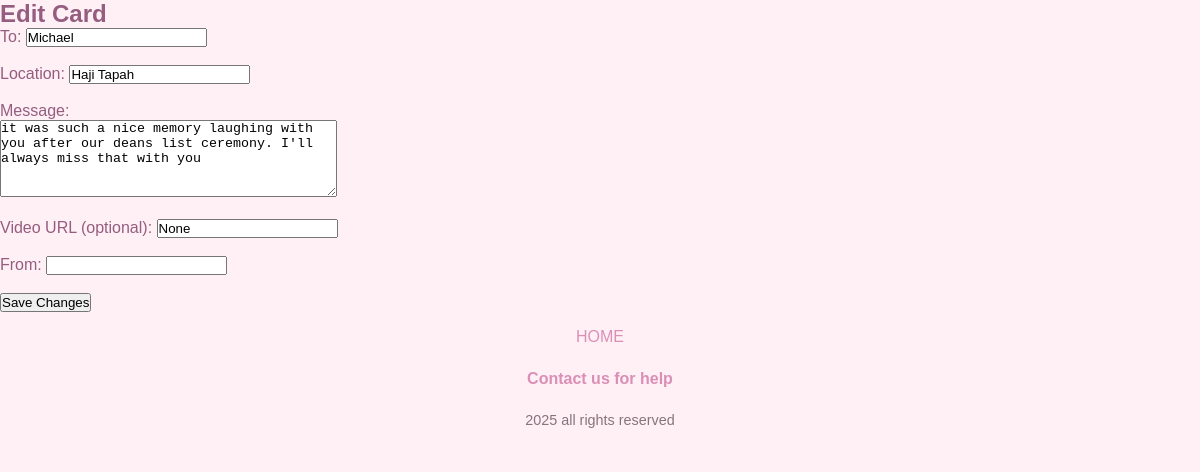
Page /edit/2 on the committed database.
### app.py (models this page shows)
class Card(db.Model):
    id = db.Column(db.Integer, primary_key=True)
    to_name = db.Column(db.String(50), nullable=False)
    location = db.Column(db.String(100), nullable=False)
    message = db.Column(db.Text, nullable=False)
    photos = db.relationship("Photo", backref="card", lazy=True)
    video = db.Column(db.String(200), nullable=True)
    user_id = db.Column(db.Integer, db.ForeignKey("user.id"), nullable=True)
    song = db.Column(db.Text, nullable=True)
    created = db.Column(db.DateTime, default=datetime.utcnow)
    lat = db.Column(db.Float, nullable=True)
    lng = db.Column(db.Float, nullable=True)
    status = db.Column(db.String(20), default="pending")  # pending, approved, rejected, archived

### app.py (the view, shortened to what this page needs)
@app.route("/edit/<int:card_id>", methods=["GET", "POST"])
def edit_card(card_id):
    card = Card.query.get_or_404(card_id)
    return render_template("edit.html", card=card)

### app.py (called while the page is built)
@app.context_processor
def inject_user():
    user_id = session.get("user_id")
    if user_id:
        user = User.query.get(user_id)
        return dict(current_user=user)
    return dict(current_user=None)

### templates/edit.html (shortened to what this page needs)
{% extends "base.html" %}
{% block body %}
<div class="form-container">
    <h2>Edit Card</h2>
    <form method="post" action="{{ url_for('edit_card', card_id=card.id) }}">
        <label for="to_name">To:</label>
        <input type="text" id="to_name" name="to_name" value="{{ card.to_name }}" required><br><br>
        <label for="location">Location:</label>
        <input type="text" id="location" name="location" value="{{ card.location }}"><br><br>
        <label for="message">Message:</label><br>
        <textarea id="message" name="message" rows="5" cols="40" required>{{ card.message }}</textarea><br><br>
        <label for="video">Video URL (optional):</label>
        <input type="url" id="video" name="video" value="{{ card.video }}"><br><br>
        <label for="from_name">From:</label>
        <input type="text" id="from_name" name="from_name" value="{{ card.from_name }}"><br><br>
        <button type="submit">Save Changes</button>
    </form>
</div>
{% endblock %}

### static/styles.css (style rules this page uses)
body { font-family: "Poppins", sans-serif; background: #fff0f5; margin: 0; padding: 0; color: #955d7f; }
* { margin: 0; padding: 0; box-sizing: border-box; text-decoration: none; list-style: none; }
.form-container { position: relative; flex: 1; overflow: hidden; }

### rows in the picture
Card: to_name "Michael", location "Haji Tapah", message "it was such a nice memory laughing with you after our deans list ceremony. I'll always miss that with you", video "None"
